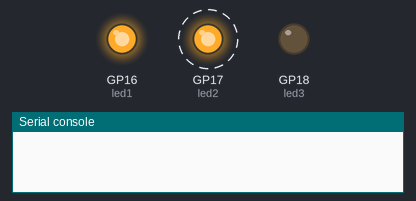
Bench run of a program on a simulated Raspberry Pi Pico running MicroPython. Shown: output pins drawn as LEDs (lit = HIGH), the last lines printed to the serial console. Dashed ring = blinking. Threads take turns every 2 ms.

Above: at 0.5 s.
At 2.5 s:
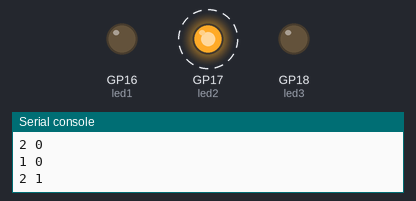
Timing chart, 0 to 5.2 s (numbered marks = the images above):
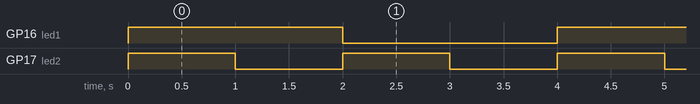

The program:

clock.py
```python
from machine import Pin
led1=Pin(16,Pin.OUT)
led2=Pin(17,Pin.OUT)
led3=Pin(18,Pin.OUT)

import _thread
import time


led1.value(0)
led2.value(0)
led3.value(0)
def hz1():
    while True:
        led1.value(1)
        time.sleep(2)
        print(1,0)
        led1.value(0)
        time.sleep(2)
        print(1,1)

def hz2():
    import time
    while True:
        led2.value(1)
        time.sleep(1)
        print(2,0)
        led2.value(0)
        time.sleep(1)
        print(2,1)

def hz3():
    import time
    while True:
        led3.value(1)
        time.sleep(3)
        print(3,0)
        led3.value(0)
        time.sleep(3)
        print(3,1)

_thread.start_new_thread(hz2, ())
#_thread.start_new_thread(hz3, ())
hz1()
```

Measured:
- by itself, GP16 (led1): alternates HIGH for 2.0 s and LOW for 2.0 s
- by itself, GP17 (led2): alternates HIGH for 1.0 s and LOW for 1.0 s
- by itself, everything shown: repeats every 4.0 s, in 6 steps
